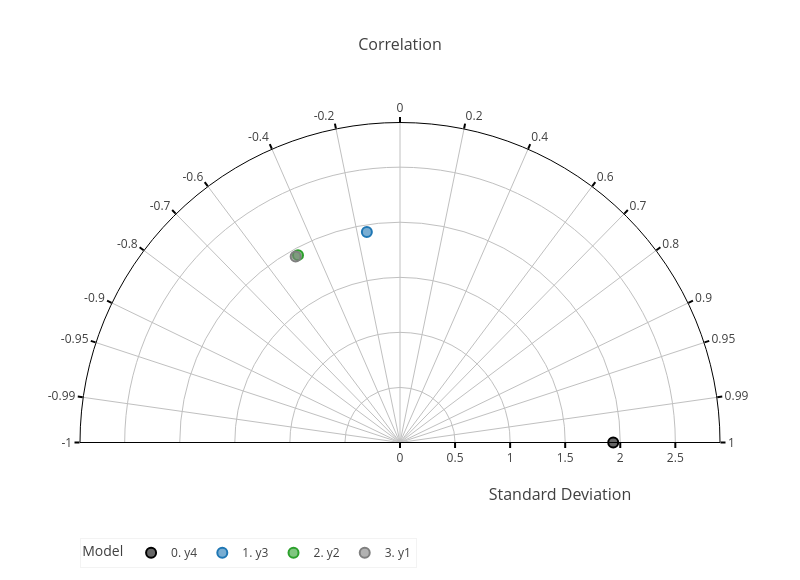

Write notebook code for a chart like this one.
### Code cell
chart_taylor_res = diag.chart_create_taylor_diagram(df_anscombes_quartet_modified, string_reference_model=string_ref_model, string_corr_method=string_corr_method)
chart_taylor_res.show(config=DICT_PLOTLY_CONFIG)

### Figure 1 — Plotly figure (JSON) as saved in the notebook; plotly's stock layout.template omitted (floating-point values rounded to 4 significant figures)
{"data": [{"customdata": [["y4", 1.936, 1, 0], ["y4", 1.936, 1, 0], ["y4", 1.936, 1, 0], ["y4", 1.936, 1, 0]], "hoverlabel": {"bgcolor": "#FFFFFF", "bordercolor": "rgba(0, 0, 0, 1)", "font": {"color": "#000000"}}, "hovertemplate": "Model: %{customdata[0]}<br>Standard Deviation: %{customdata[1]:.3f}<br>Correlation: %{customdata[2]:.3f}<br>Reference distance (CRMSE): %{customdata[3]:.3f}<br><extra></extra>", "legendgroup": "y4", "marker": {"color": "rgba(0, 0, 0, 0.6)", "line": {"color": "rgba(0, 0, 0, 1)", "width": 2}, "size": 10}, "mode": "markers", "name": "0. y4", "r": [1.936], "showlegend": true, "theta": [0], "type": "scatterpolar"}, {"customdata": [["y3", 1.936, -0.1555, 2.943], ["y3", 1.936, -0.1555, 2.943], ["y3", 1.936, -0.1555, 2.943], ["y3", 1.936, -0.1555, 2.943]], "hoverlabel": {"bgcolor": "#FFFFFF", "bordercolor": "rgba(31, 119, 180, 1)", "font": {"color": "#000000"}}, "hovertemplate": "Model: %{customdata[0]}<br>Standard Deviation: %{customdata[1]:.3f}<br>Correlation: %{customdata[2]:.3f}<br>Reference distance (CRMSE): %{customdata[3]:.3f}<br><extra></extra>", "legendgroup": "y3", "marker": {"color": "rgba(31, 119, 180, 0.6)", "line": {"color": "rgba(31, 119, 180, 1)", "width": 2}, "size": 10}, "mode": "markers", "name": "1. y3", "r": [1.936], "showlegend": true, "theta": [98.94], "type": "scatterpolar"}, {"customdata": [["y2", 1.937, -0.4781, 3.33], ["y2", 1.937, -0.4781, 3.33], ["y2", 1.937, -0.4781, 3.33], ["y2", 1.937, -0.4781, 3.33]], "hoverlabel": {"bgcolor": "#FFFFFF", "bordercolor": "rgba(44, 160, 44, 1)", "font": {"color": "#000000"}}, "hovertemplate": "Model: %{customdata[0]}<br>Standard Deviation: %{customdata[1]:.3f}<br>Correlation: %{customdata[2]:.3f}<br>Reference distance (CRMSE): %{customdata[3]:.3f}<br><extra></extra>", "legendgroup": "y2", "marker": {"color": "rgba(44, 160, 44, 0.6)", "line": {"color": "rgba(44, 160, 44, 1)", "width": 2}, "size": 10}, "mode": "markers", "name": "2. y2", "r": [1.937], "showlegend": true, "theta": [118.6], "type": "scatterpolar"}, {"customdata": [["y1", 1.937, -0.4891, 3.342], ["y1", 1.937, -0.4891, 3.342], ["y1", 1.937, -0.4891, 3.342], ["y1", 1.937, -0.4891, 3.342]], "hoverlabel": {"bgcolor": "#FFFFFF", "bordercolor": "rgba(127, 127, 127, 1)", "font": {"color": "#000000"}}, "hovertemplate": "Model: %{customdata[0]}<br>Standard Deviation: %{customdata[1]:.3f}<br>Correlation: %{customdata[2]:.3f}<br>Reference distance (CRMSE): %{customdata[3]:.3f}<br><extra></extra>", "legendgroup": "y1", "marker": {"color": "rgba(127, 127, 127, 0.6)", "line": {"color": "rgba(127, 127, 127, 1)", "width": 2}, "size": 10}, "mode": "markers", "name": "3. y1", "r": [1.937], "showlegend": true, "theta": [119.3], "type": "scatterpolar"}], "layout": {"height": 580, "legend": {"bgcolor": "#FFFFFF", "bordercolor": "#C0C0C0", "borderwidth": 0.2, "font": {"color": "#404040"}, "orientation": "h", "title": {"text": "Model"}, "x": 0, "y": -0.2}, "polar": {"angularaxis": {"direction": "counterclockwise", "gridcolor": "#C0C0C0", "griddash": "solid", "layer": "below traces", "linecolor": "#000000", "showline": true, "tickcolor": "#000000", "tickfont": {"color": "#404040"}, "ticks": "outside", "ticktext": [-1.0, -0.99, -0.95, -0.9, -0.8, -0.7, -0.6, -0.4, -0.2, 0.0, 0.2, 0.4, 0.6, 0.7, 0.8, 0.9, 0.95, 0.99, 1.0], "tickvals": [180.0, 171.9, 161.8, 154.2, 143.1, 134.4, 126.9, 113.6, 101.5, 90.0, 78.46, 66.42, 53.13, 45.57, 36.87, 25.84, 18.19, 8.11, 0.0], "tickwidth": 2}, "bgcolor": "#FFFFFF", "radialaxis": {"gridcolor": "#C0C0C0", "griddash": "solid", "layer": "below traces", "linecolor": "#000000", "range": [0, 2.906], "showline": true, "tickcolor": "#000000", "tickfont": {"color": "#404040"}, "ticks": "outside", "tickwidth": 2, "title": {"font": {"color": "#404040", "size": 16}, "text": "<br>Standard Deviation"}}, "sector": [0, 180]}, "title": {"font": {"color": "#404040", "size": 16}, "text": "Correlation", "x": 0.5, "xanchor": "auto", "xref": "paper", "yanchor": "auto", "yref": "paper"}, "width": 800}}
